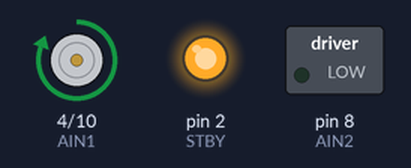
The sketch below on a simulated Arduino Uno, built with avr-gcc and run on an emulated ATmega328P. Parts: direction and speed pins drawn as motors (green arrow = direction pin HIGH = forward, orange = LOW = backward, longer = more drive, stopped while the standby pin is LOW), switched loads named in the sketch (green lamp = pin HIGH), output pins drawn as LEDs (lit = HIGH).

Above: at 2.5 s.
At 7.5 s:
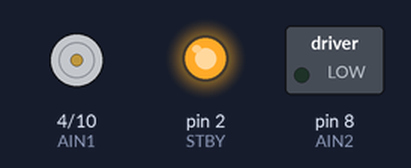
Timing chart, 0 to 13.0 s (numbered marks = the images above):
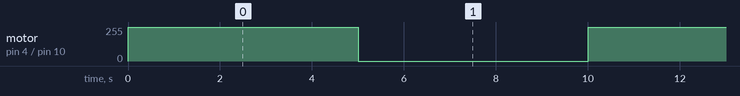

The sketch:

motortest.ino
```cpp
int AIN1 = 4; //connect pin AIN1 on the board to pin4.
int AIN2 = 8; //connect pin AIN2 on the board to pin4.
int PWMA = 10; //connect to pin 10
int STBY = 2; //connect to pin2


void setup() {
  pinMode(AIN1, OUTPUT);
  pinMode(AIN2, OUTPUT);
  pinMode(PWMA, OUTPUT);
  pinMode(STBY, OUTPUT);

  //setting direction of motor (two lines below this)
  digitalWrite(AIN1, HIGH); //writing digital high to pin AIN1
  digitalWrite(AIN2, LOW); //wirint ditial low to pin AIN2
  //to flip direction of rotation, writing HIGH to pin AIN2 and LOW to
  //AIN1 should do the trick.


  digitalWrite(STBY, HIGH); //Writing high to standby pin


}

void loop() {

  digitalWrite(PWMA, HIGH); //turn motor on
  delay(5000); //for 5 seconds

  digitalWrite(PWMA, LOW); //turn motor off
  delay(5000); //for 5 seconds.

  //NEXT STEPS, VARIBALE SPEED?


}
```

Measured:
- by itself, motor on pin 4 (AIN1) / pin 10 (PWMA): alternates forward 255/255 for 5.0 s and stopped for 5.0 s
